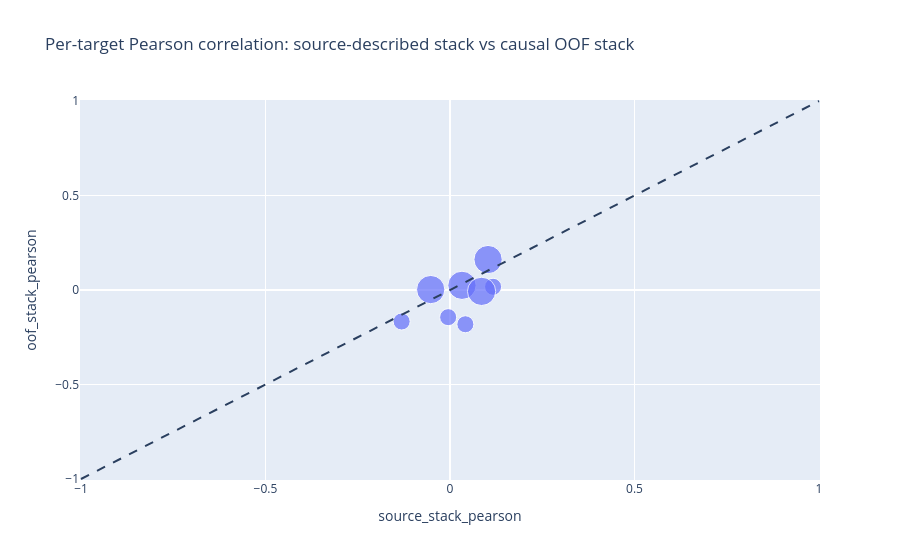

Notebook cell for this chart:
### Markdown cell above
## 7. Per-target behavior and model diversity

### Code cell
fig = px.scatter(
    target_results,
    x="source_stack_pearson",
    y="oof_stack_pearson",
    hover_name="target",
    hover_data=["pair", "feature_count", "train_rows"],
    size="feature_count",
    title="Per-target Pearson correlation: source-described stack vs causal OOF stack",
)
fig.add_shape(
    type="line",
    x0=-1,
    y0=-1,
    x1=1,
    y1=1,
    line_dash="dash",
)
fig.show()

### Figure 1 — Plotly figure (JSON) as saved in the notebook; plotly's stock layout.template omitted (floating-point values rounded to 4 significant figures)
{"data": [{"customdata": [["US_Stock_VT_adj_close", 28, 1088], ["LME_PB_Close - US_Stock_VT_adj_close", 77, 1061], ["US_Stock_VXUS_adj_close", 28, 1088], ["LME_ZS_Close - US_Stock_VXUS_adj_close", 77, 1051], ["FX_ZARUSD", 28, 1164], ["LME_PB_Close - FX_ZARUSD", 77, 1102], ["FX_NOKEUR", 28, 1164], ["LME_AH_Close - FX_NOKEUR", 77, 1102]], "hovertemplate": "<b>%{hovertext}</b><br><br>source_stack_pearson=%{x}<br>oof_stack_pearson=%{y}<br>feature_count=%{customdata[1]}<br>pair=%{customdata[0]}<br>train_rows=%{customdata[2]}<extra></extra>", "hovertext": ["target_0", "target_1", "target_106", "target_107", "target_212", "target_213", "target_318", "target_319"], "legendgroup": "", "marker": {"color": "#636efa", "size": [28, 77, 28, 77, 28, 77, 28, 77], "sizemode": "area", "sizeref": 0.1925, "symbol": "circle"}, "mode": "markers", "name": "", "orientation": "v", "showlegend": false, "type": "scatter", "x": [-0.004963, 0.03246, 0.04162, -0.05232, 0.1167, 0.1032, -0.1311, 0.08559], "xaxis": "x", "y": [-0.1438, 0.02472, -0.1813, 0.002294, 0.01703, 0.1611, -0.1666, -0.007235], "yaxis": "y"}], "layout": {"legend": {"itemsizing": "constant", "tracegroupgap": 0}, "shapes": [{"line": {"dash": "dash"}, "type": "line", "x0": -1, "x1": 1, "y0": -1, "y1": 1}], "title": {"text": "Per-target Pearson correlation: source-described stack vs causal OOF stack"}, "xaxis": {"anchor": "y", "domain": [0.0, 1.0], "title": {"text": "source_stack_pearson"}}, "yaxis": {"anchor": "x", "domain": [0.0, 1.0], "title": {"text": "oof_stack_pearson"}}}}
